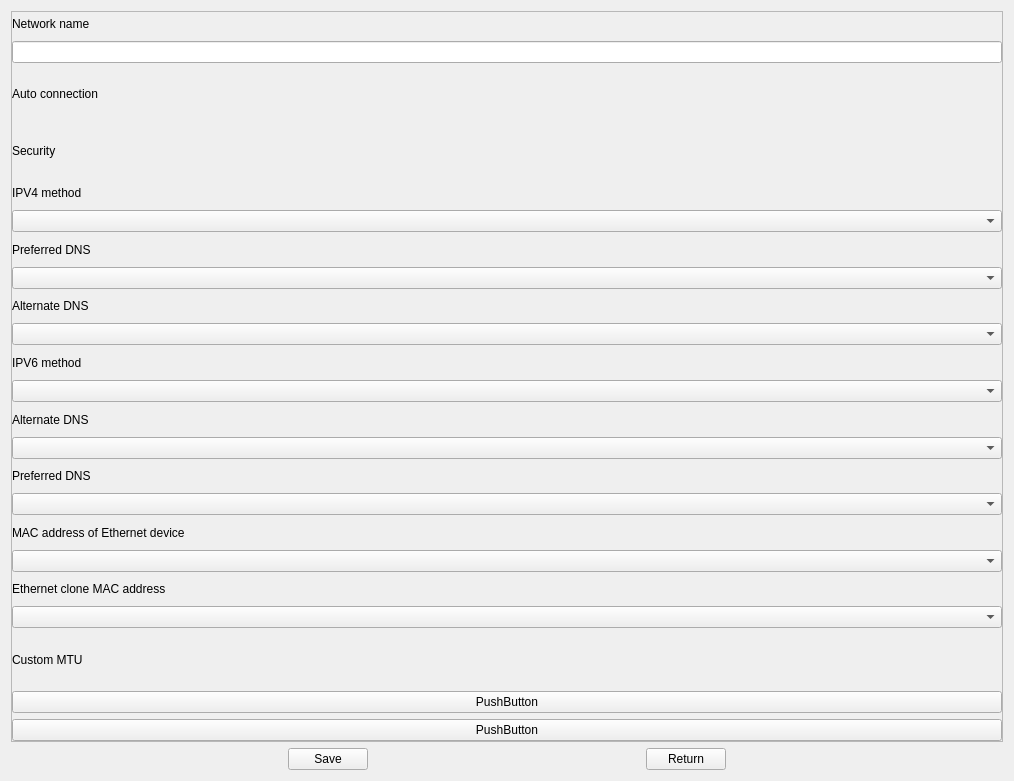
<?xml version="1.0" encoding="UTF-8"?>
<ui version="4.0">
 <class>WiredSettingPage</class>
 <widget class="QWidget" name="WiredSettingPage">
  <property name="geometry">
   <rect>
    <x>0</x>
    <y>0</y>
    <width>1014</width>
    <height>781</height>
   </rect>
  </property>
  <property name="windowTitle">
   <string>WiredSettingPage</string>
  </property>
  <layout class="QVBoxLayout" name="verticalLayout_4">
   <item>
    <widget class="QScrollArea" name="scrollArea">
     <property name="widgetResizable">
      <bool>true</bool>
     </property>
     <widget class="QWidget" name="scrollAreaWidgetContents">
      <property name="geometry">
       <rect>
        <x>0</x>
        <y>0</y>
        <width>994</width>
        <height>727</height>
       </rect>
      </property>
      <layout class="QVBoxLayout" name="verticalLayout_3">
       <property name="spacing">
        <number>0</number>
       </property>
       <property name="leftMargin">
        <number>0</number>
       </property>
       <property name="topMargin">
        <number>0</number>
       </property>
       <property name="rightMargin">
        <number>0</number>
       </property>
       <property name="bottomMargin">
        <number>0</number>
       </property>
       <item>
        <layout class="QVBoxLayout" name="verticalLayout_2">
         <property name="spacing">
          <number>0</number>
         </property>
         <property name="bottomMargin">
          <number>0</number>
         </property>
         <item>
          <widget class="QWidget" name="widget" native="true">
           <layout class="QVBoxLayout" name="verticalLayout">
            <property name="leftMargin">
             <number>0</number>
            </property>
            <property name="topMargin">
             <number>0</number>
            </property>
            <property name="rightMargin">
             <number>0</number>
            </property>
            <property name="bottomMargin">
             <number>0</number>
            </property>
            <item>
             <layout class="QVBoxLayout" name="verticalLayout_17">
              <item>
               <widget class="QLabel" name="label_21">
                <property name="text">
                 <string>Network name</string>
                </property>
               </widget>
              </item>
              <item>
               <widget class="QLineEdit" name="networkName"/>
              </item>
             </layout>
            </item>
            <item>
             <layout class="QHBoxLayout" name="horizontalLayout_6">
              <item>
               <widget class="QLabel" name="label_24">
                <property name="text">
                 <string>Auto connection</string>
                </property>
               </widget>
              </item>
              <item>
               <spacer name="horizontalSpacer_6">
                <property name="orientation">
                 <enum>Qt::Horizontal</enum>
                </property>
                <property name="sizeHint" stdset="0">
                 <size>
                  <width>40</width>
                  <height>20</height>
                 </size>
                </property>
               </spacer>
              </item>
             </layout>
            </item>
            <item>
             <layout class="QHBoxLayout" name="horizontalLayout_4">
              <item>
               <widget class="QLabel" name="label_13">
                <property name="text">
                 <string>Security</string>
                </property>
               </widget>
              </item>
              <item>
               <spacer name="horizontalSpacer_4">
                <property name="orientation">
                 <enum>Qt::Horizontal</enum>
                </property>
                <property name="sizeHint" stdset="0">
                 <size>
                  <width>40</width>
                  <height>20</height>
                 </size>
                </property>
               </spacer>
              </item>
             </layout>
            </item>
            <item>
             <layout class="QVBoxLayout" name="verticalLayout_14">
              <item>
               <widget class="QLabel" name="label_18">
                <property name="text">
                 <string>IPV4 method</string>
                </property>
               </widget>
              </item>
              <item>
               <widget class="QComboBox" name="ipv4Method_2"/>
              </item>
             </layout>
            </item>
            <item>
             <layout class="QVBoxLayout" name="verticalLayout_12">
              <item>
               <widget class="QLabel" name="label_16">
                <property name="text">
                 <string>Preferred DNS</string>
                </property>
               </widget>
              </item>
              <item>
               <widget class="QComboBox" name="comboBox_10"/>
              </item>
             </layout>
            </item>
            <item>
             <layout class="QVBoxLayout" name="verticalLayout_10">
              <item>
               <widget class="QLabel" name="label_14">
                <property name="text">
                 <string>Alternate DNS</string>
                </property>
               </widget>
              </item>
              <item>
               <widget class="QComboBox" name="comboBox_9"/>
              </item>
             </layout>
            </item>
            <item>
             <layout class="QVBoxLayout" name="verticalLayout_18">
              <item>
               <widget class="QLabel" name="label_22">
                <property name="text">
                 <string>IPV6 method</string>
                </property>
               </widget>
              </item>
              <item>
               <widget class="QComboBox" name="comboBox_14"/>
              </item>
             </layout>
            </item>
            <item>
             <layout class="QVBoxLayout" name="verticalLayout_13">
              <item>
               <widget class="QLabel" name="label_17">
                <property name="text">
                 <string>Alternate DNS</string>
                </property>
               </widget>
              </item>
              <item>
               <widget class="QComboBox" name="comboBox_11"/>
              </item>
             </layout>
            </item>
            <item>
             <layout class="QVBoxLayout" name="verticalLayout_11">
              <item>
               <widget class="QLabel" name="label_15">
                <property name="text">
                 <string>Preferred DNS</string>
                </property>
               </widget>
              </item>
              <item>
               <widget class="QComboBox" name="preferredDNS_2"/>
              </item>
             </layout>
            </item>
            <item>
             <layout class="QVBoxLayout" name="verticalLayout_15">
              <item>
               <widget class="QLabel" name="label_19">
                <property name="text">
                 <string>MAC address of Ethernet device</string>
                </property>
               </widget>
              </item>
              <item>
               <widget class="QComboBox" name="comboBox_12"/>
              </item>
             </layout>
            </item>
            <item>
             <layout class="QVBoxLayout" name="verticalLayout_16">
              <item>
               <widget class="QLabel" name="label_20">
                <property name="text">
                 <string>Ethernet clone MAC address</string>
                </property>
               </widget>
              </item>
              <item>
               <widget class="QComboBox" name="comboBox_13"/>
              </item>
             </layout>
            </item>
            <item>
             <layout class="QHBoxLayout" name="horizontalLayout_5">
              <item>
               <widget class="QLabel" name="label_23">
                <property name="text">
                 <string>Custom MTU</string>
                </property>
               </widget>
              </item>
              <item>
               <spacer name="horizontalSpacer_5">
                <property name="orientation">
                 <enum>Qt::Horizontal</enum>
                </property>
                <property name="sizeHint" stdset="0">
                 <size>
                  <width>40</width>
                  <height>20</height>
                 </size>
                </property>
               </spacer>
              </item>
             </layout>
            </item>
            <item>
             <layout class="QHBoxLayout" name="horizontalLayout">
              <item>
               <widget class="QPushButton" name="pushButton_3">
                <property name="text">
                 <string>PushButton</string>
                </property>
               </widget>
              </item>
             </layout>
            </item>
            <item>
             <layout class="QHBoxLayout" name="horizontalLayout_2">
              <item>
               <widget class="QPushButton" name="pushButton_4">
                <property name="text">
                 <string>PushButton</string>
                </property>
               </widget>
              </item>
             </layout>
            </item>
           </layout>
          </widget>
         </item>
        </layout>
       </item>
      </layout>
     </widget>
    </widget>
   </item>
   <item>
    <layout class="QHBoxLayout" name="horizontalLayout_7">
     <property name="spacing">
      <number>0</number>
     </property>
     <property name="leftMargin">
      <number>0</number>
     </property>
     <property name="rightMargin">
      <number>0</number>
     </property>
     <item>
      <spacer name="horizontalSpacer_3">
       <property name="orientation">
        <enum>Qt::Horizontal</enum>
       </property>
       <property name="sizeHint" stdset="0">
        <size>
         <width>40</width>
         <height>20</height>
        </size>
       </property>
      </spacer>
     </item>
     <item>
      <widget class="QPushButton" name="pushButton">
       <property name="text">
        <string>Save</string>
       </property>
      </widget>
     </item>
     <item>
      <spacer name="horizontalSpacer">
       <property name="orientation">
        <enum>Qt::Horizontal</enum>
       </property>
       <property name="sizeHint" stdset="0">
        <size>
         <width>40</width>
         <height>20</height>
        </size>
       </property>
      </spacer>
     </item>
     <item>
      <widget class="QPushButton" name="returnButton">
       <property name="text">
        <string>Return</string>
       </property>
      </widget>
     </item>
     <item>
      <spacer name="horizontalSpacer_2">
       <property name="orientation">
        <enum>Qt::Horizontal</enum>
       </property>
       <property name="sizeHint" stdset="0">
        <size>
         <width>40</width>
         <height>20</height>
        </size>
       </property>
      </spacer>
     </item>
    </layout>
   </item>
  </layout>
 </widget>
 <resources/>
 <connections/>
</ui>
